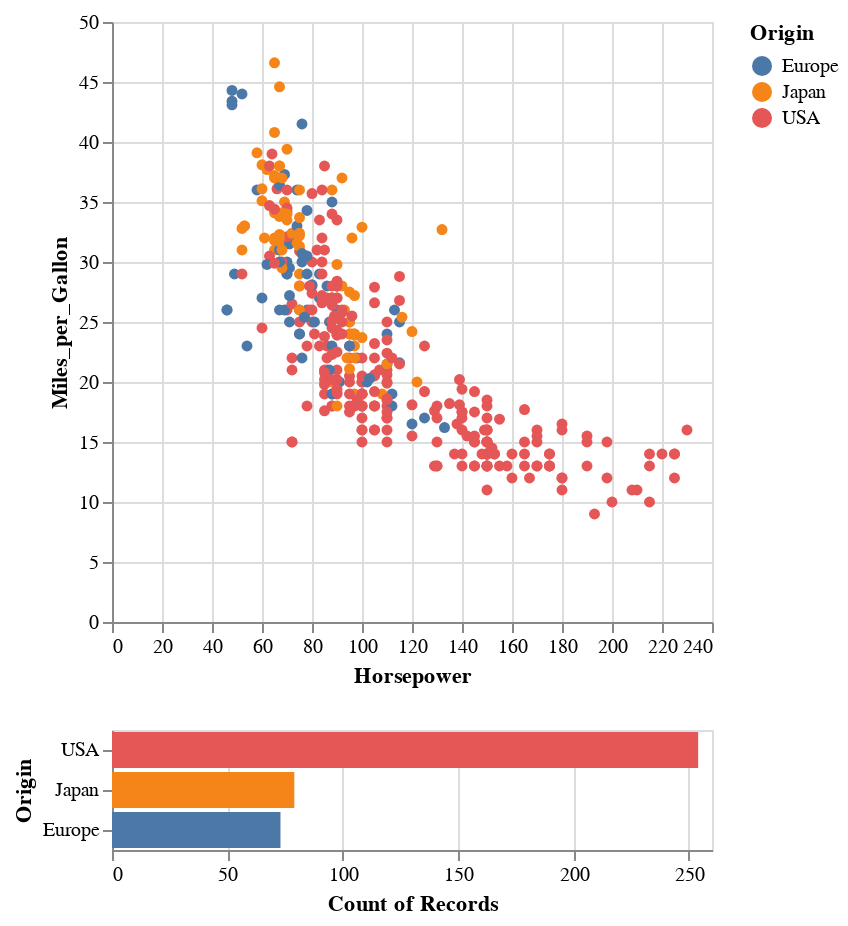

Write notebook code for a chart like this one.
### Code cell
click_legend = alt.selection_point(fields=['Origin'],bind='legend')

puntos_opacity_condition = alt.condition(click_legend,
                                         alt.value(1),
                                         alt.value(0.2))
puntos = alt.Chart(cars).mark_circle().encode(
    alt.X('Horsepower'),
    alt.Y('Miles_per_Gallon'),
    alt.Color('Origin'),
    opacity=puntos_opacity_condition
)

bars_opacity_condition = alt.condition(click_legend,
                                       alt.value(1),
                                       alt.value(0.2))
bars = alt.Chart(cars).mark_bar().encode(
    alt.X('count()'),
    alt.Y('Origin',sort='-x'),
    alt.Color('Origin'),
    opacity=bars_opacity_condition
)

(puntos & bars).add_params(click_legend)

### Figure 1 — Vega-Lite specification as saved in the notebook (floating-point values rounded to 4 significant figures; data arrays with more than 128 entries replaced by an {"elided": "..."} marker saying what was removed)
{"config": {"view": {"continuousWidth": 300, "continuousHeight": 300}}, "vconcat": [{"mark": {"type": "circle"}, "encoding": {"color": {"field": "Origin", "type": "nominal"}, "opacity": {"condition": {"param": "param_56", "value": 1}, "value": 0.2}, "x": {"field": "Horsepower", "type": "quantitative"}, "y": {"field": "Miles_per_Gallon", "type": "quantitative"}}, "name": "view_39"}, {"mark": {"type": "bar"}, "encoding": {"color": {"field": "Origin", "type": "nominal"}, "opacity": {"condition": {"param": "param_56", "value": 1}, "value": 0.2}, "x": {"aggregate": "count", "type": "quantitative"}, "y": {"field": "Origin", "sort": "-x", "type": "nominal"}}, "name": "view_40"}], "data": {"name": "data-b142c6ef86fe368124429c3b13ee14e3"}, "params": [{"name": "param_56", "select": {"type": "point", "fields": ["Origin"]}, "bind": "legend", "views": ["view_39", "view_40"]}], "$schema": "https://vega.github.io/schema/vega-lite/v5.20.1.json", "datasets": {"data-b142c6ef86fe368124429c3b13ee14e3": {"elided": "406 records"}}}
